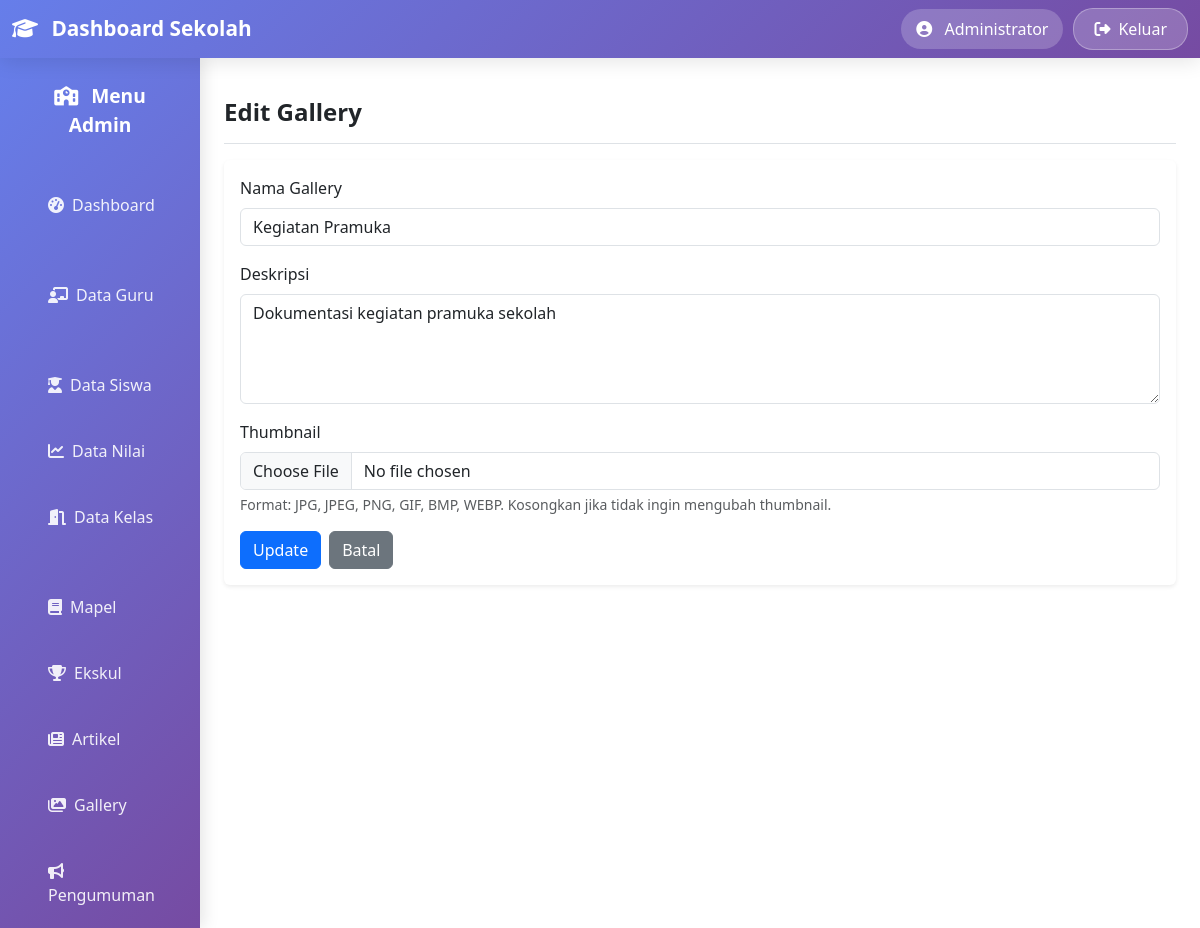
Page /gallery/edit.php?id=1 (signed in) on the committed database.
### tables this page shows
CREATE TABLE `gallery` (
  `id` int(11) NOT NULL,
  `nama_galeri` varchar(100) NOT NULL,
  `deskripsi` text NOT NULL,
  `thumbnail` varchar(255) NOT NULL,
  `dibuat_pada` timestamp NOT NULL DEFAULT current_timestamp()
);

### gallery/edit.php (the view, shortened to what this page needs)
<?php
require_once '../config/database.php';
include '../template/header.php';
$id = intval($_GET['id']);
$result = mysqli_query($conn, "SELECT * FROM gallery WHERE id = $id LIMIT 1");
$gallery = mysqli_fetch_assoc($result);
?>
<div class="container-fluid">
    <div class="row">
        <?php include '../template/sidebar.php'; ?>
        <main class="col-12">
            <div class="d-flex justify-content-between flex-wrap flex-md-nowrap align-items-center pt-3 pb-2 mb-3 border-bottom">
                <h1 class="h4 fw-bold">Edit Gallery</h1>
            </div>
            <div class="card border-0 shadow-sm">
                <div class="card-body">
                    <form action="update.php?id=<?= $gallery['id']; ?>" method="post" enctype="multipart/form-data">
                        <div class="mb-3">
                            <label for="nama_galeri" class="form-label">Nama Gallery</label>
                            <input type="text" class="form-control" id="nama_galeri" name="nama_galeri" value="<?= htmlspecialchars($gallery['nama_galeri']); ?>" required>
                        </div>
                        <div class="mb-3">
                            <label for="deskripsi" class="form-label">Deskripsi</label>
                            <textarea class="form-control" id="deskripsi" name="deskripsi" rows="4" required><?= htmlspecialchars($gallery['deskripsi']); ?></textarea>
                        </div>
                        <div class="mb-3">
                            <label for="thumbnail" class="form-label">Thumbnail</label>
                            <input type="file" class="form-control" id="thumbnail" name="thumbnail" accept="image/*">
                            <div class="form-text">
                                Format: JPG, JPEG, PNG, GIF, BMP, WEBP. Kosongkan jika tidak ingin mengubah thumbnail.
                            </div>
                        </div>
                        <div class="d-flex justify-content-start gap-2">
                            <button type="submit" class="btn btn-primary">Update</button>
                            <a href="index.php" class="btn btn-secondary">Batal</a>
                        </div>
                    </form>
                </div>
            </div>
        </main>
    </div>
</div>
<?php include '../template/footer.php'; ?>

### rows in the picture
gallery: nama_galeri "Kegiatan Pramuka", deskripsi "Dokumentasi kegiatan pramuka sekolah"

### other values in the picture
$_SESSION['admin_nama'] "Administrator"
